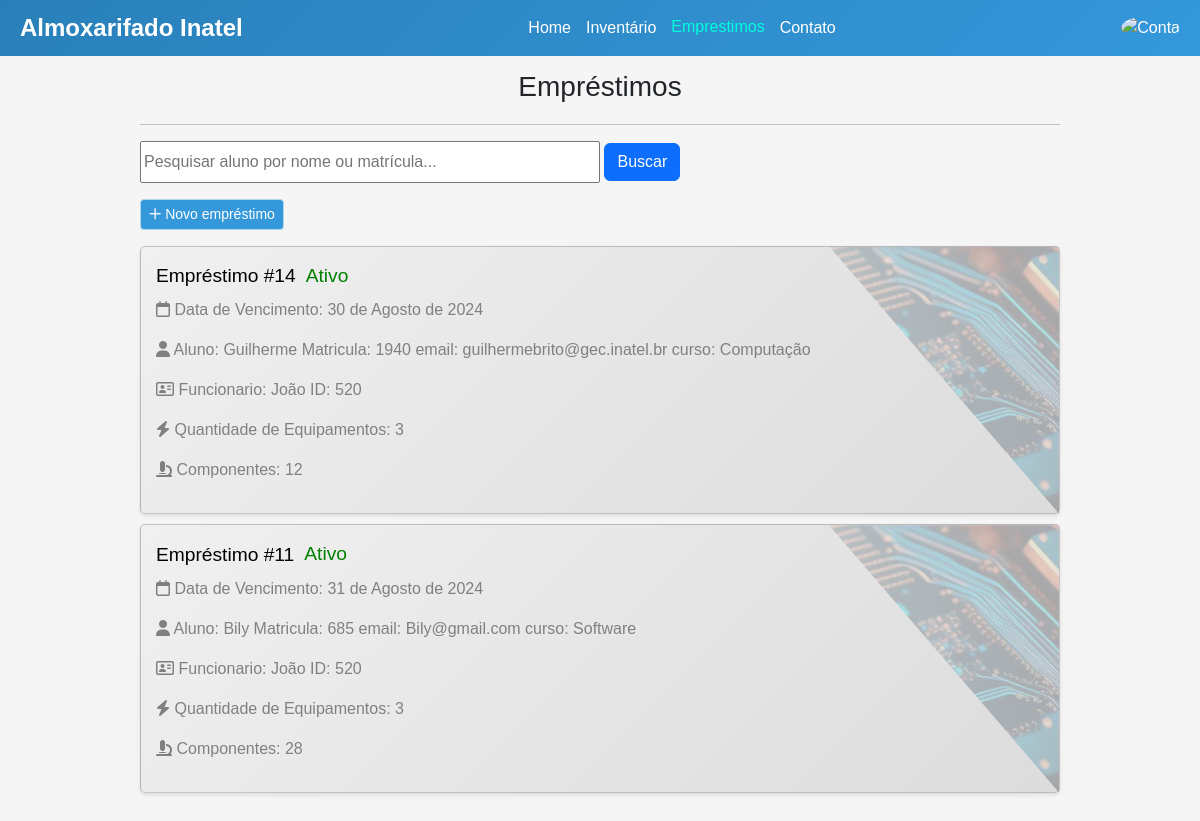
/emprestimos/ (signed in), run on an earlier commit of the app's database.
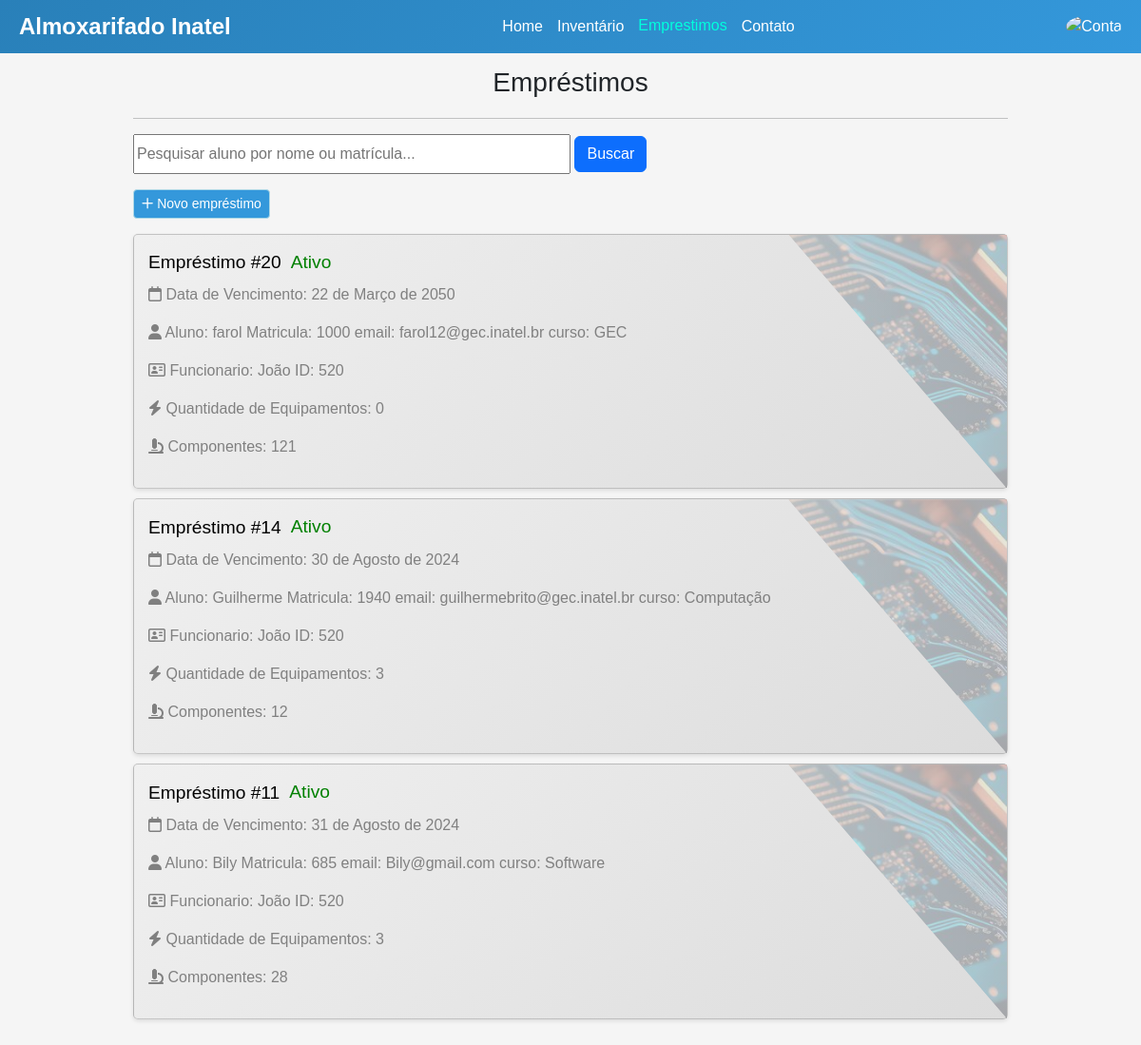
And on a later commit of the database.
### emprestimos/models.py (models this page shows, shortened)
class Emprestimo(models.Model):
    id = models.BigAutoField(primary_key=True, unique=True)
    estado = models.CharField(max_length=50) # Ativo, Pendente(esperando aprovacao), Atrasado
    data_de_retirada = models.DateField(verbose_name='Data de Retirada', auto_now_add=True)
    data_de_devolucao = models.DateField(verbose_name='Data de Devolução')
    aluno = models.ForeignKey(Aluno, on_delete=models.PROTECT)
    funcionario = models.ForeignKey(Funcionario, on_delete=models.PROTECT)

### autenticacao/models.py (models this page shows, shortened)
class Aluno(models.Model):
    user = models.OneToOneField(User, on_delete=models.CASCADE, null=True)
    matricula = models.IntegerField(primary_key=True)
    curso = models.CharField(max_length=50)

class User(AbstractUser):
    name = models.CharField(max_length=200, null=True, unique=True)
    email= models.EmailField(unique=True, null=True)
    is_aluno = models.BooleanField(default=False)
    is_funcionario = models.BooleanField(default=False)
    USERNAME_FIELD = 'email'
    REQUIRED_FIELDS = []

class Funcionario(models.Model):
    user = models.OneToOneField(User, on_delete=models.CASCADE, null=True)
    id = models.IntegerField(primary_key=True, unique=True)
    cargo = models.CharField(max_length=50)

### emprestimos/views.py (the view, shortened to what this page needs)
# urls.py: path('',emprestimosCard, name='emprestimo'),
def emprestimosCard(request):
    user = request.user
    q = request.GET.get('q') if request.GET.get('q') is not None else ''
    qtd_equipamentos = {}
    qtd_componentes = {}
    emprestimos = []
    if user.is_authenticated:
        if user.is_funcionario or user.is_superuser:
            emprestimos = Emprestimo.objects.filter(
                Q(aluno__user__username__icontains=q) |
                Q(aluno__matricula__icontains=q)
            ).order_by('-id')
            for emprestimo in emprestimos:
                soma_componentes = 0
                qtd_equipamentos[emprestimo.id] = Equipamento.objects.filter(emprestimo=emprestimo).__len__()
                relations = Emprestimo_has_components.objects.filter(emprestimo=emprestimo)
                for relation in relations:
                    soma_componentes += relation.quantidade
                qtd_componentes[emprestimo.id] = soma_componentes
    else:
        return redirect('loginUser')
    context = {
        'emprestimos':emprestimos,
        'qtd_equipamentos':qtd_equipamentos,
        'qtd_componentes':qtd_componentes
    }
    return render(request, 'emprestimo.html', context)

### emprestimos/templatetags/dict_filters.py (called while the page is built)
@register.filter
def dict_item(dictionary, key):
    return dictionary.get(key)

### emprestimos/templates/emprestimo.html (shortened to what this page needs)
{% extends "base.html" %}
{% load static %}
{% load dict_filters %}
{% block style%}
<link rel="stylesheet" href="{% static 'css/bootstrap/bootstrap.min.css' %}">
<link rel="stylesheet" href="{% static 'fa/css/all.min.css' %}">
<link rel="stylesheet" href="{% static 'css/emprestimos.css' %}">
{% endblock %}
{% block content %}
<div class="container">
    <h3>Empréstimos</h3>
    <hr>
        {% if user.is_funcionario or user.is_superuser %}
        <p>
        <form method="get" action="{% url 'emprestimo' %}">
            <input class="col-sm-6 col-form-label" type="text" name="q" placeholder="Pesquisar aluno por nome ou matrícula..." value="{{ request.GET.q }}">
            <button type="submit" class="btn btn-primary">Buscar</button>
        </form>
        </p>
        <p>
            <a href="{% url 'cadastrar-emprestimo' %}" class="btn btn-primary btn-sm" style="background-color: #3498db; border-color: #add8e6;"><i class="fa-regular fa-plus"></i>  Novo empréstimo</a>
        </p>
        {% endif %}
    {% for emprestimo in emprestimos %}
    <div class="card" data-url="{% url 'detalhes' pk=emprestimo.aluno.matricula %}">
        <div class="card-content" title="Visualizar">
            <div class="card-title">
                <h2>Empréstimo #{{ emprestimo.id }}</h2>
                {% if emprestimo.estado == 'Ativo' %}
                <span class="card-status active">Ativo</span>
                {% elif  emprestimo.estado == 'Pendente' %}
                <span class="card-status warn">Pendente</span>
                {% elif  emprestimo.estado == 'Atrasado' %}
                <span class="card-status danger">Atrasado</span>
                {% endif %}
            </div>
            <p><i class="fa-regular fa-calendar"></i> Data de Vencimento: {{ emprestimo.data_de_devolucao }}</p>
            <p><i class="fa-solid fa-user"></i> Aluno: {{ emprestimo.aluno.user.username }} Matricula: {{ emprestimo.aluno.matricula }} email: {{ emprestimo.aluno.user.email }} curso: {{ emprestimo.aluno.curso }}</p>
            <p><i class="fa-regular fa-address-card"></i> Funcionario: {{ emprestimo.funcionario.user.name }} ID: {{ emprestimo.funcionario.id }}</p>
            <p><i class="fa-solid fa-bolt"></i> Quantidade de Equipamentos: {{ qtd_equipamentos | dict_item:emprestimo.id }}</p>
            <p><i class="fa-solid fa-microscope"></i> Componentes: {{ qtd_componentes | dict_item:emprestimo.id }}</p>
        </div>
    </div>
    {% endfor %}
</div>
{% endblock %}

What changed in the data, as far as the page shows it:
added Emprestimo: id "20", estado "Ativo", data_de_devolucao "22 de Março de 2050", aluno.user.username "farol", aluno.matricula "1000", aluno.user.email "farol12@gec.inatel.br", aluno.curso "GEC", funcionario.user.name "João", funcionario.id "520", id "0", id "121"
